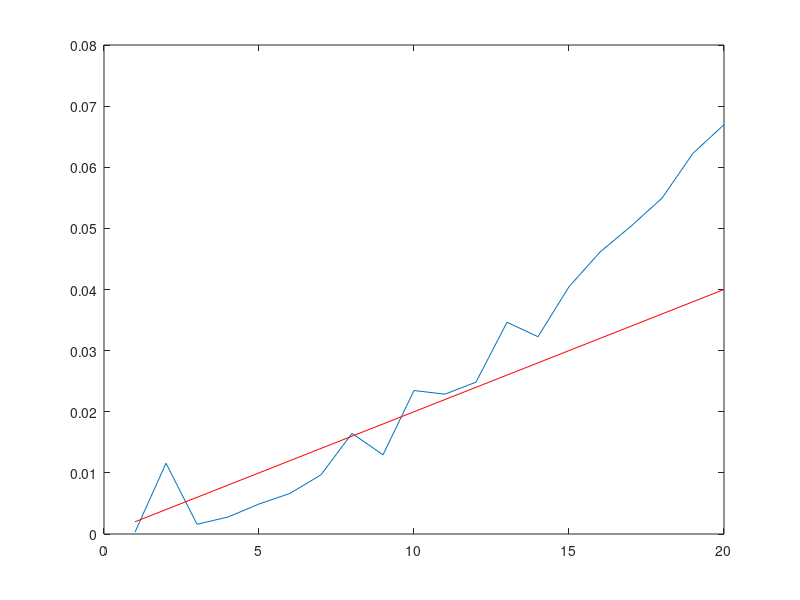

Write the MATLAB code that produced this figure. (Note: this script raises an error after producing the figure.)
% test test data
load data.csv

x = data(:, 1)
y = data(:, 2)
plot(x, y)

% random predict
nx = [ones(length(x), 1), x]

function result = predict (theta, x)
  result = x * theta
endfunction

theta = [0; 0.002]
py = predict(theta, nx);
hold off
plot(x, y)
hold on
plot(x, py, 'r')

% know the cost
function result = cost (x, y, theta)
  result = sum((predict(theta, x) - y) .^ 2)
endfunction

v = cost(nx, y, [0; 0.002]);

function plot_cost_function
  theta0_vals = linspace(-10, 10, 100);
  theta1_vals = linspace(-100, 100, 100);

  % initialize J_vals to a matrix of 0's
  J_vals = zeros(length(theta0_vals), length(theta1_vals));

  % Fill out J_vals
  for i = 1:length(theta0_vals)
    for j = 1:length(theta1_vals)
      t = [theta0_vals(i); theta1_vals(j)];    
      J_vals(i,j) = cost(nx, y, t);
    end
  end
  imagesc(theta0_vals, theta1_vals, J_vals);
end

plot_cost_function

% gradient descent
function theta = gradent (theta, a, n, nx, y)
  for i = 1:n,
    i = theta(1, 1) - a * 1/length(nx) * sum( predict(theta, nx) - y )
    j = theta(2, 1) - a * 1/length(nx) * sum( (predict(theta, nx) - y) .* nx(:,2) )
    theta = [i; j]
  end
endfunction

theta = gradent([0; 0], 0.01, 1000, nx, y);

% show result
p = predict(1:length(x), theta)
plot(x, y)
hold on
plot(x, p)
